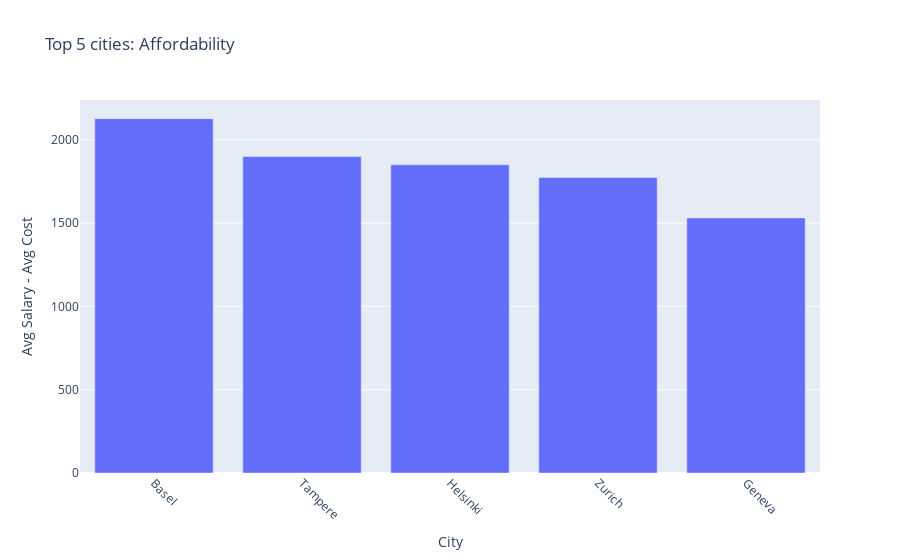

Notebook code for this chart:
### Markdown cell above
- 4. b) Which are the top 5 cities with the largest difference between the Average
            Monthly Salary and Average Cost of Living? 
            What about the top 5 countries with the smallest average difference? 
            Show these results with meaningful visualizations

### Code cell
# ensure columns exist
df_final['Affordability'] = df_final['Average Monthly Salary'] - df_final['Average Cost of Living']

# Top 5 cities (largest positive difference)
top5_cities = df_final[['City_Name',  'Average Monthly Salary', 'Average Cost of Living', 'Affordability']].dropna().sort_values('Affordability', ascending=False).head(5)
print('Answer:')
print("Top 5 cities with largest difference (salary - cost):")
print(top5_cities)

fig = px.bar(
    top5_cities,
    x="City_Name",
    y="Affordability",
    title="Top 5 cities: Affordability",
)

fig.update_layout(
    xaxis_title="City",
    yaxis_title="Avg Salary - Avg Cost"
)

fig.show()



plt.figure()
plt.bar(smallest5_countries.index, smallest5_countries.values)
plt.title('Countries with smallest average Salary - Cost')
plt.xlabel('Country')
plt.ylabel('Average (Salary - Cost)')
plt.xticks(rotation=45)
plt.show()

### Figure 1 — Plotly figure (JSON) as saved in the notebook; plotly's stock layout.template omitted (floating-point values rounded to 4 significant figures)
{"data": [{"hovertemplate": "City_Name=%{x}<br>Affordability=%{y}<extra></extra>", "legendgroup": "", "marker": {"color": "#636efa", "pattern": {"shape": ""}}, "name": "", "orientation": "v", "showlegend": false, "textposition": "auto", "type": "bar", "x": ["Basel", "Tampere", "Helsinki", "Zurich", "Geneva"], "xaxis": "x", "y": [2127.0, 1900.0, 1850.0, 1774.0, 1531.0], "yaxis": "y"}], "layout": {"barmode": "relative", "legend": {"tracegroupgap": 0}, "title": {"text": "Top 5 cities: Affordability"}, "xaxis": {"anchor": "y", "domain": [0, 1], "tickangle": 45, "title": {"text": "City"}}, "yaxis": {"anchor": "x", "domain": [0, 1], "title": {"text": "Avg Salary - Avg Cost"}}}}
